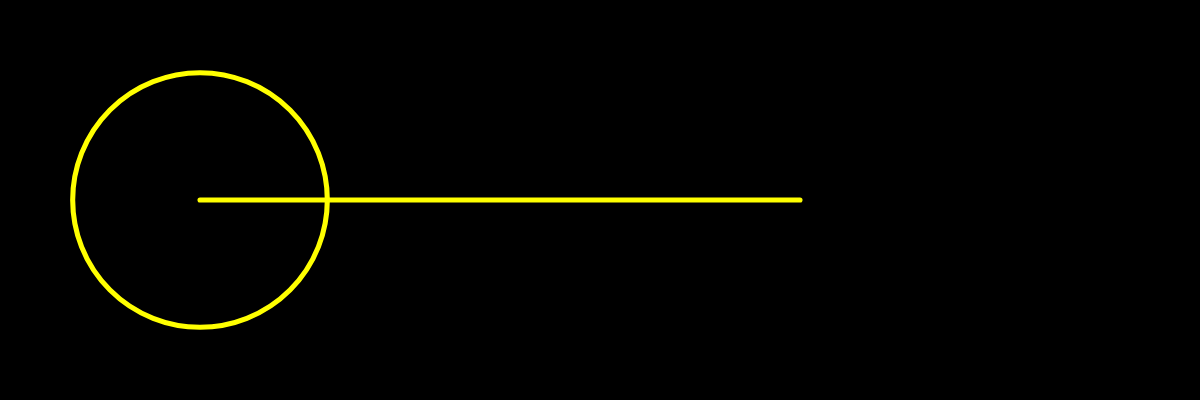
Frame 1 (no input)
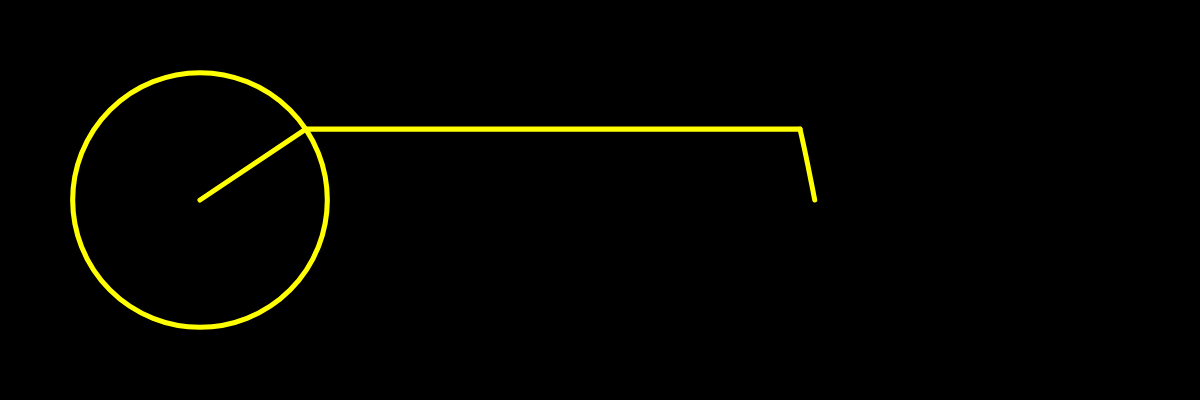
Frame 60 (no input)
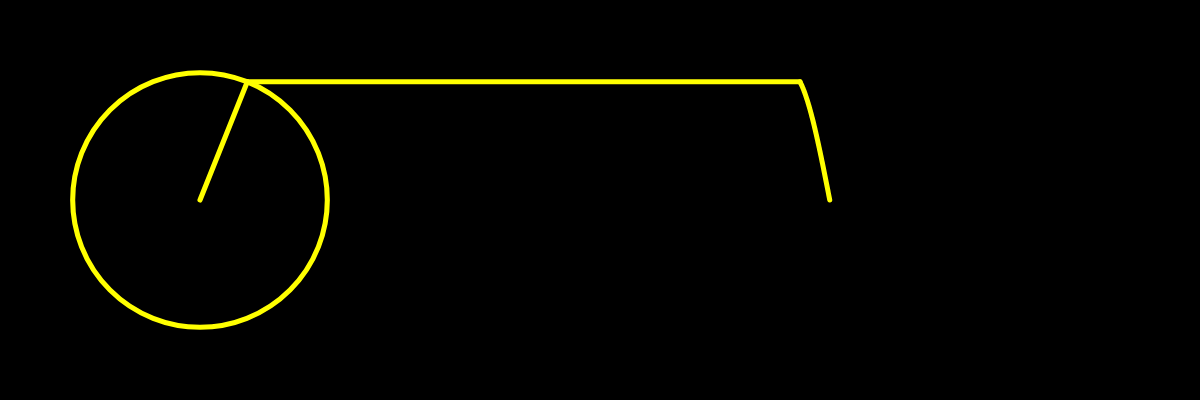
Frame 120 (the mouse pressed at the canvas centre since frame 60)

The p5.js sketch that drew these frames (run headless with seeded random() and noise() and a simulated clock; from frame 60 on, the mouse is pressed at the canvas centre):

// p5.js sketch
// ── sketch.js
let angle = 0.0;
var wave = [];
var slider;


function setup() {
  createCanvas(windowWidth, 400);
  let label = createDiv("Iterations");
  label.id("iterationsLabel");
  slider = createSlider(1,50, 1);
  slider.parent(label);
}

function draw() {
  var iterations = slider.value();

  background(0);

  translate(200, height/2);
  stroke("yellow");
  noFill();

  let x = 0;
  let y = 0;

  for (let i = 0; i < iterations; i++) {
    let prevx = x;
    let prevy = y;
    n = i*2+1;
    let radius = 100 * (4/(n*PI));

    if (radius/25 > 1) {
      strokeWeight(radius/25);
    } else {
      strokeWeight(1);
    }
    
    ellipse(prevx, prevy, radius*2)

    x += radius * (cos(n * angle));
    y += radius * (sin(n * angle));

    line(prevx, prevy, x, y);


  }

  wave.unshift(y);
  line(x, y, 600, wave[0]);

  if (iterations <= 10) {
    strokeWeight(5);
  } else if (iterations <= 20) {
    strokeWeight(4);
  } else if (iterations <= 30) {
    strokeWeight(3);
  } else if (iterations <= 40) {
    strokeWeight(2);
  } else {
    strokeWeight(1);
  }

    beginShape();
  for (let i = 0.0; i < wave.length; i++) {
    vertex((i/4)+600, wave[i]);
  }
  endShape();

  if (wave.length > 2000) {
    wave.pop();
  }


  angle -= .01
}
 
// ── style.css
html, body {
  margin: 0;
  padding: 0;
}

canvas {
  display: block;
}

#iterationsLabel {
  font-size: larger;
  margin-left: 10px;
}
